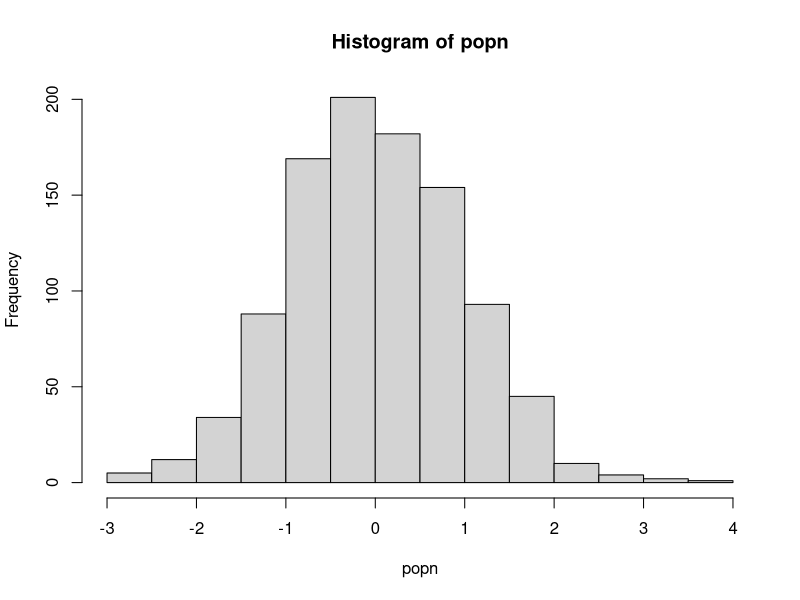

Here is the R script that generated this plot:
####### Functions ########

## A function to take a sample of size n from a population "popn" and return its mean
myexperiment <- function(popn,n){
  pop_sample <- sample(popn, n, replace = FALSE)
                       return(mean(pop_sample))
}

## Calculate means using a for loop without preallocation:
loopy_sample1 <- function(popn,n,num){
  result1 <- vector() # Initialize empty vector of size 1
  for (i in 1:num) {
    result1 <- c(result1, myexperiment(popn,n))
  }
  return(result1)
}

## To run "num" iterations of the experiment using a for loop on a vector with preallocation:
loopy_sample2 <- function(popn,n,num){
  result2 <- vector(,num) # Preallocate expected size
  for(i in 1:num){
    result2[i] <- myexperiment(popn,n)
  }
  return(result2)
}

## To run "num" iterations of the experiment using a for loop on a list with preallocation:
loopy_sample3 <- function(popn,n,num){
  result3 <- vector("list", num) # Preallocate expected size
  for(i in 1:num){
    result3[[i]] <- myexperiment(popn,n)
  }
  return(result3)
}

## To run "num" iterations of the experiment using vectorization with lapply:
lapply_sample <- function(popn,n,num){
  result4 <- lapply(1:num, function(i) myexperiment(popn,n))
  return(result4)
}

## To run "num" iterations of the experiment using vectorization with sapply:
sapply_sample <- function(popn,n,num){
  result5 <- sapply(1:num, function(i) myexperiment(popn,n))
  return(result5)
}

popn <- rnorm(1000) # Generate the population
hist(popn)

n <- 20 # sample size for each experiment
num <- 1000 # Number of times to rerun the experiment

print("The loopy, non-preallocation approach takes:" )
print(system.time(loopy_sample1(popn, n, num)))

print("The loopy, but with preallocation approach takes:" )
print(system.time(loopy_sample2(popn, n, num)))

print("The loopy, non-preallocation approach on a list takes:" )
print(system.time(loopy_sample3(popn, n, num)))

print("The vectorized sapply approach takes:" )
print(system.time(sapply_sample(popn, n, num)))

print("The vectorized lapply approach takes:" )
print(system.time(lapply_sample(popn, n, num)))




